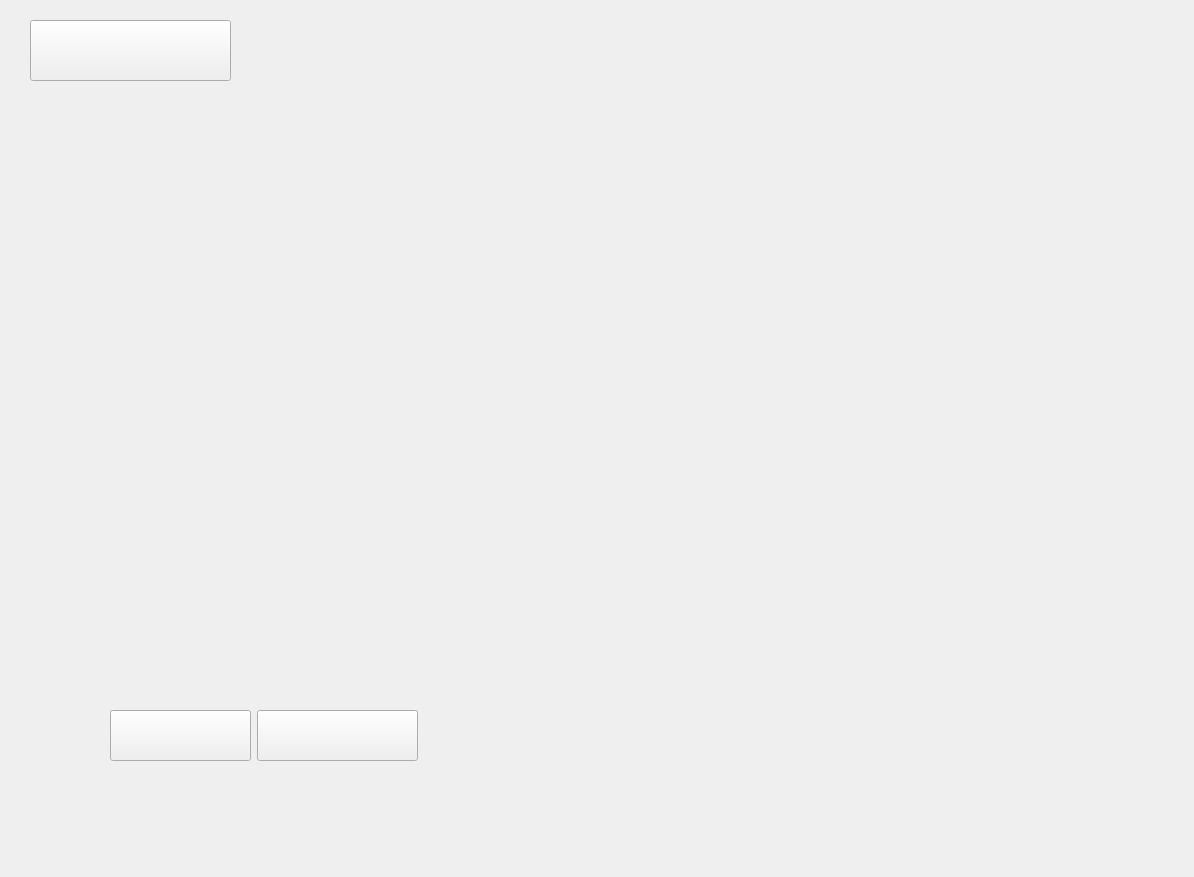
<?xml version="1.0" encoding="UTF-8"?>
<ui version="4.0">
 <class>CharacterView</class>
 <widget class="QWidget" name="CharacterView">
  <property name="geometry">
   <rect>
    <x>0</x>
    <y>0</y>
    <width>1194</width>
    <height>877</height>
   </rect>
  </property>
  <property name="windowTitle">
   <string>Form</string>
  </property>
  <widget class="QWidget" name="gridLayoutWidget">
   <property name="geometry">
    <rect>
     <x>110</x>
     <y>280</y>
     <width>311</width>
     <height>421</height>
    </rect>
   </property>
   <layout class="QGridLayout" name="layoutScroll">
    <property name="sizeConstraint">
     <enum>QLayout::SetDefaultConstraint</enum>
    </property>
   </layout>
  </widget>
  <widget class="QPushButton" name="b_play">
   <property name="geometry">
    <rect>
     <x>257</x>
     <y>710</y>
     <width>161</width>
     <height>51</height>
    </rect>
   </property>
   <property name="text">
    <string/>
   </property>
  </widget>
  <widget class="QPushButton" name="b_back">
   <property name="geometry">
    <rect>
     <x>30</x>
     <y>20</y>
     <width>201</width>
     <height>61</height>
    </rect>
   </property>
   <property name="text">
    <string/>
   </property>
  </widget>
  <widget class="QPushButton" name="b_new">
   <property name="geometry">
    <rect>
     <x>110</x>
     <y>710</y>
     <width>141</width>
     <height>51</height>
    </rect>
   </property>
   <property name="text">
    <string/>
   </property>
  </widget>
 </widget>
 <resources/>
 <connections/>
</ui>
